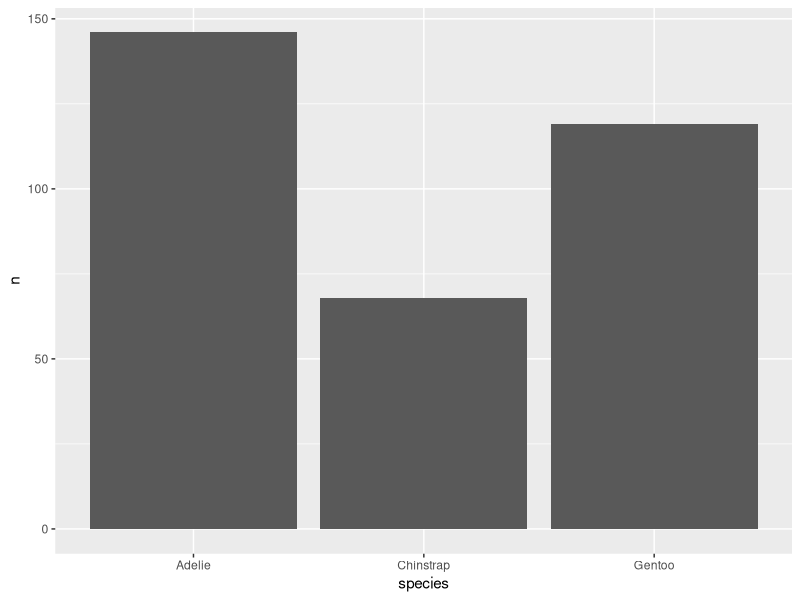
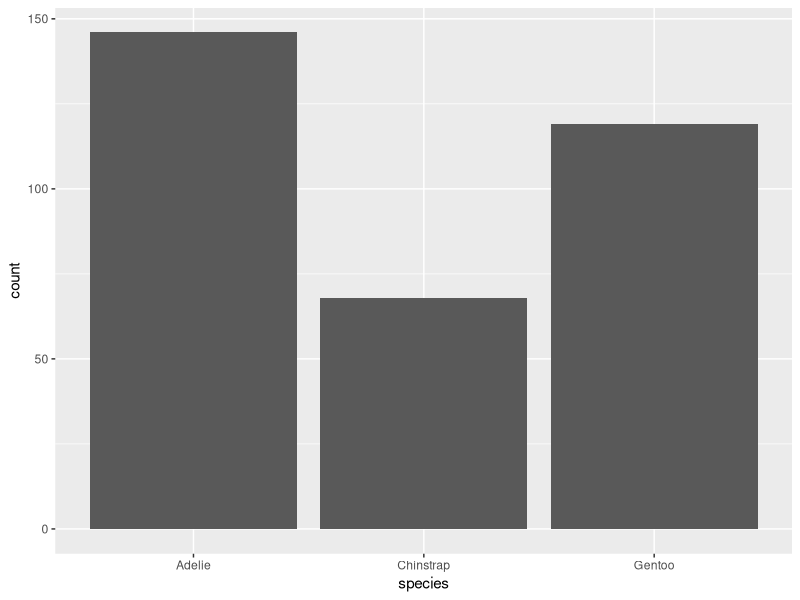
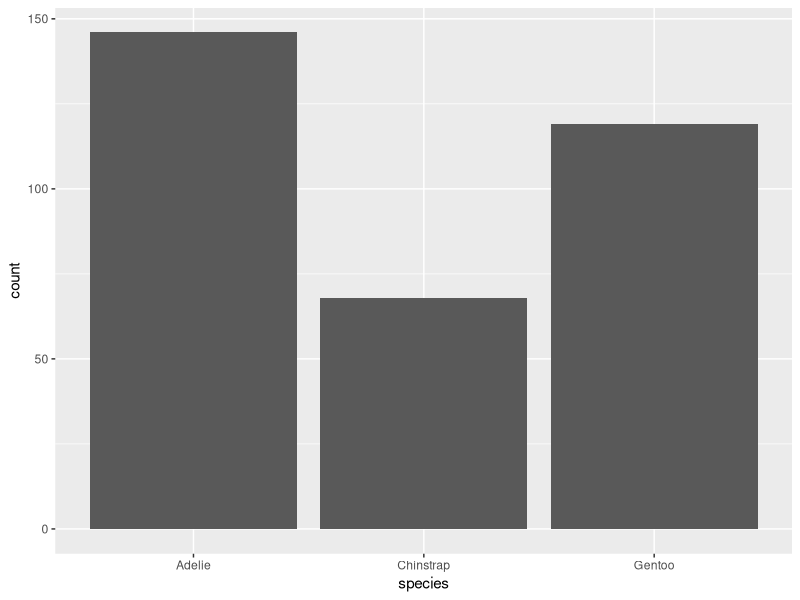
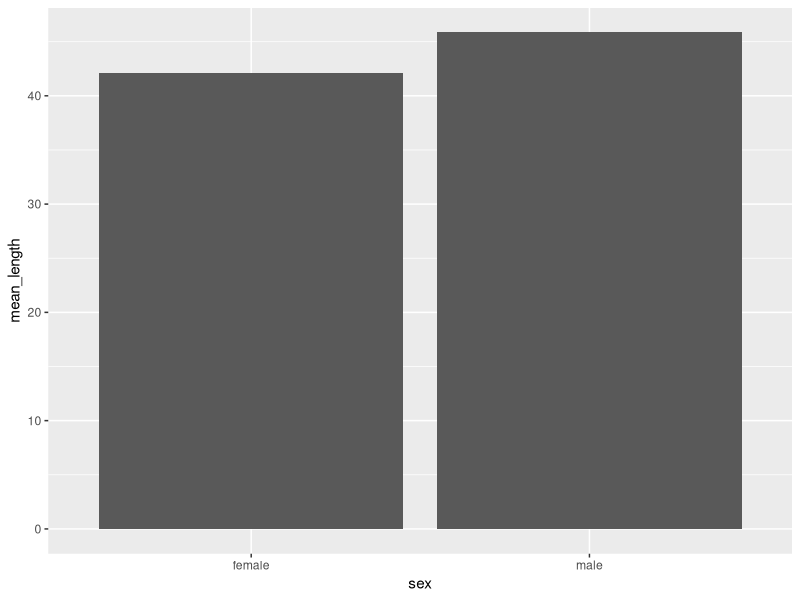
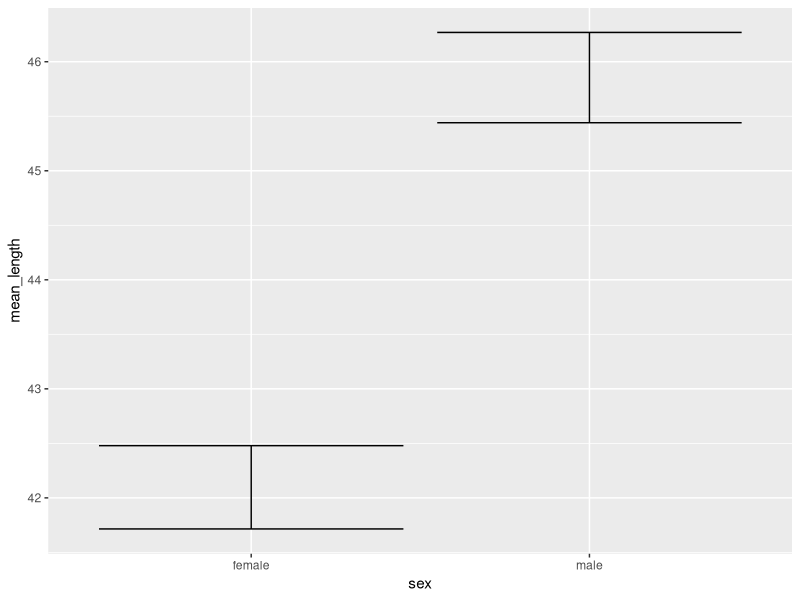
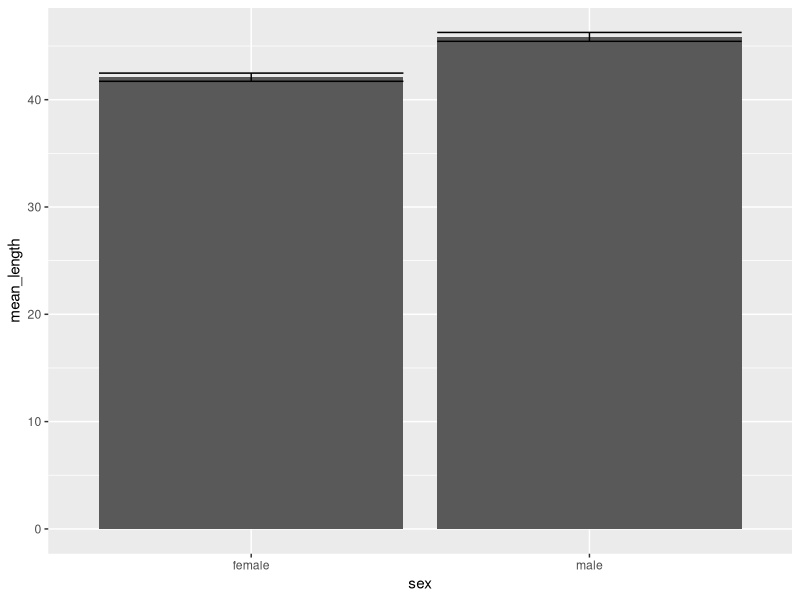
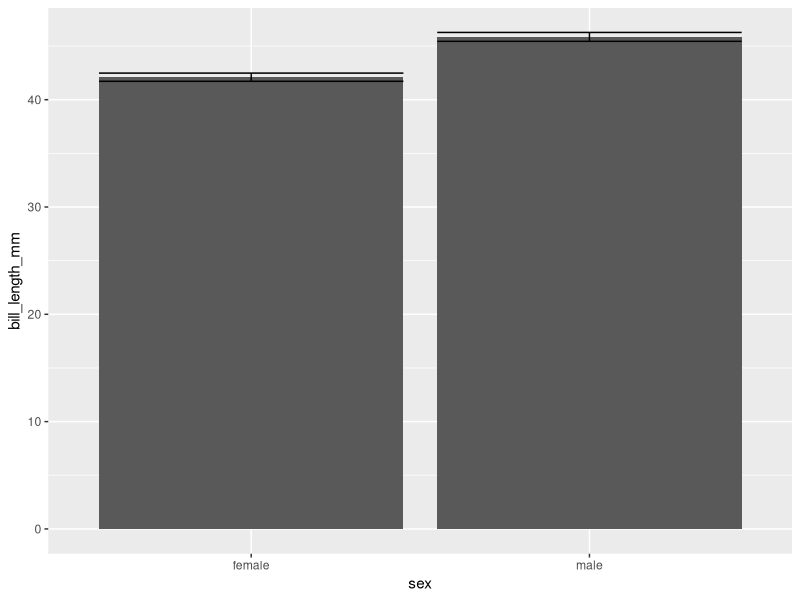
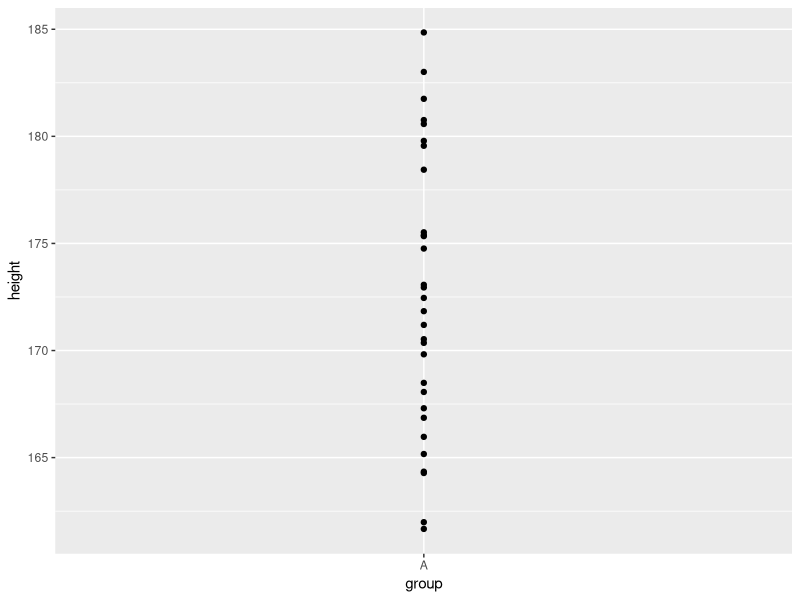

The R source for these figures, in order: (Note: this script raises an error after producing the figures.)
## ---- chunk 1
library(tidyverse)
library(palmerpenguins)
penguins <- penguins %>% 
  drop_na()
## ---- chunk 2
penguins %>% 
  count(species) %>% 
  ggplot(aes(x = species, y = n)) +
  geom_col()
## ---- chunk 3
penguins %>% 
  ggplot(aes(x = species)) +
  geom_bar()
## ---- chunk 4
penguins %>% 
  ggplot(aes(x = species)) +
  stat_count()
## ---- chunk 5
df_bar <- penguins %>% 
  group_by(sex) %>% 
  summarize(
    mean_length = mean(bill_length_mm)
  ) %>% 
  ungroup()

df_bar
## ---- chunk 6
df_bar %>% 
  ggplot(aes(x = sex, y = mean_length)) +
  geom_col()
## ---- chunk 7
df_errorbar <- penguins %>% 
  group_by(sex) %>% 
  summarize(
    mean_length = mean(bill_length_mm),
    se = sqrt(var(bill_length_mm)/length(bill_length_mm)),
  ) %>% 
  ungroup() %>% 
  mutate(
    lower = mean_length - se,
    upper = mean_length + se
  )

df_errorbar
## ---- chunk 8
df_errorbar %>% 
  ggplot(aes(x = sex, y = mean_length, ymin = lower, ymax = upper)) +
  geom_errorbar()
## ---- chunk 9
ggplot() +
  geom_col(
    data = df_bar,
    aes(x = sex, y = mean_length)
  ) +
  geom_errorbar(
    data = df_errorbar,
    aes(x = sex, y = mean_length, ymin = lower, ymax = upper)
  )
## ---- chunk 10
penguins %>% 
  ggplot(aes(x = sex, y = bill_length_mm)) +
  stat_summary(geom = "bar") +
  stat_summary(geom = "errorbar")
## ---- chunk 11
height_df <- tibble(group = "A",
                    height = rnorm(30, 170, 10))

height_df
## ---- chunk 12
height_df %>% 
  ggplot(aes(x = group, y = height)) +
  geom_point()
## ---- chunk 13
height_df %>% 
  ggplot(aes(x = group, y = height)) +
  stat_summary()
## ---- chunk 14
mean_se
## ---- chunk 15
mean_se(height_df$height)
## ---- chunk 16
height_df %>% 
  ggplot(aes(x = group, y = height)) +
  stat_summary(
    geom = "pointrange",
    fun.data = mean_se
  )
## ---- chunk 17
ggplot() +
  layer(
    data     = penguins,
    mapping  = aes(x = species),
    geom     = "bar",
    stat     = "count",
    position = "identity"
  )
## ---- chunk 18
penguins %>% 
  ggplot(aes(x = species)) +
  geom_bar(
    stat = "count"     # 缺省值
  )
## ---- chunk 19
penguins %>% 
  ggplot(aes(x = species)) +
  stat_count(
    geom = "bar"       # 缺省值
  )
## ---- chunk 20
ggplot() +
  layer(
    data     = df,
    mapping  = aes(x = group, y = score),
    geom     = "bar",
    stat     = "summary",
    position = "identity"
    ) +
  layer(
    data     = df,
    mapping  = aes(x = group, y = score),
    geom     = "errorbar",
    stat     = "summary",
    position = "identity"
    ) 
## ---- chunk 21
ggplot() +
  stat_summary(
    data     = df,
    mapping  = aes(x = group, y = score),
    geom     = "bar"
    ) +
  stat_summary(
    data     = df,
    mapping  = aes(x = group, y = score),
    geom     = "errorbar"
    ) 
## ---- chunk 22
ggplot() +
  geom_bar(
    data     = df,
    mapping  = aes(x = group, y = score),
    stat     = "summary"
    ) +
  geom_errorbar(
    data     = df,
    mapping  = aes(x = group, y = score),
    stat     = "summary"
    ) 
## ---- chunk 23
penguins %>% 
  ggplot(aes(x = species, y = bill_length_mm)) +
  geom_point() 
## ---- chunk 24
n_fun <- function(x) {
  data.frame(y = 62,
            label = length(x)
            )
}


penguins %>% 
  ggplot(aes(x = species, y = bill_length_mm)) +
  geom_boxplot() +
  geom_jitter() +
  stat_summary(
    fun.data = n_fun,
    geom = "text"
  )
